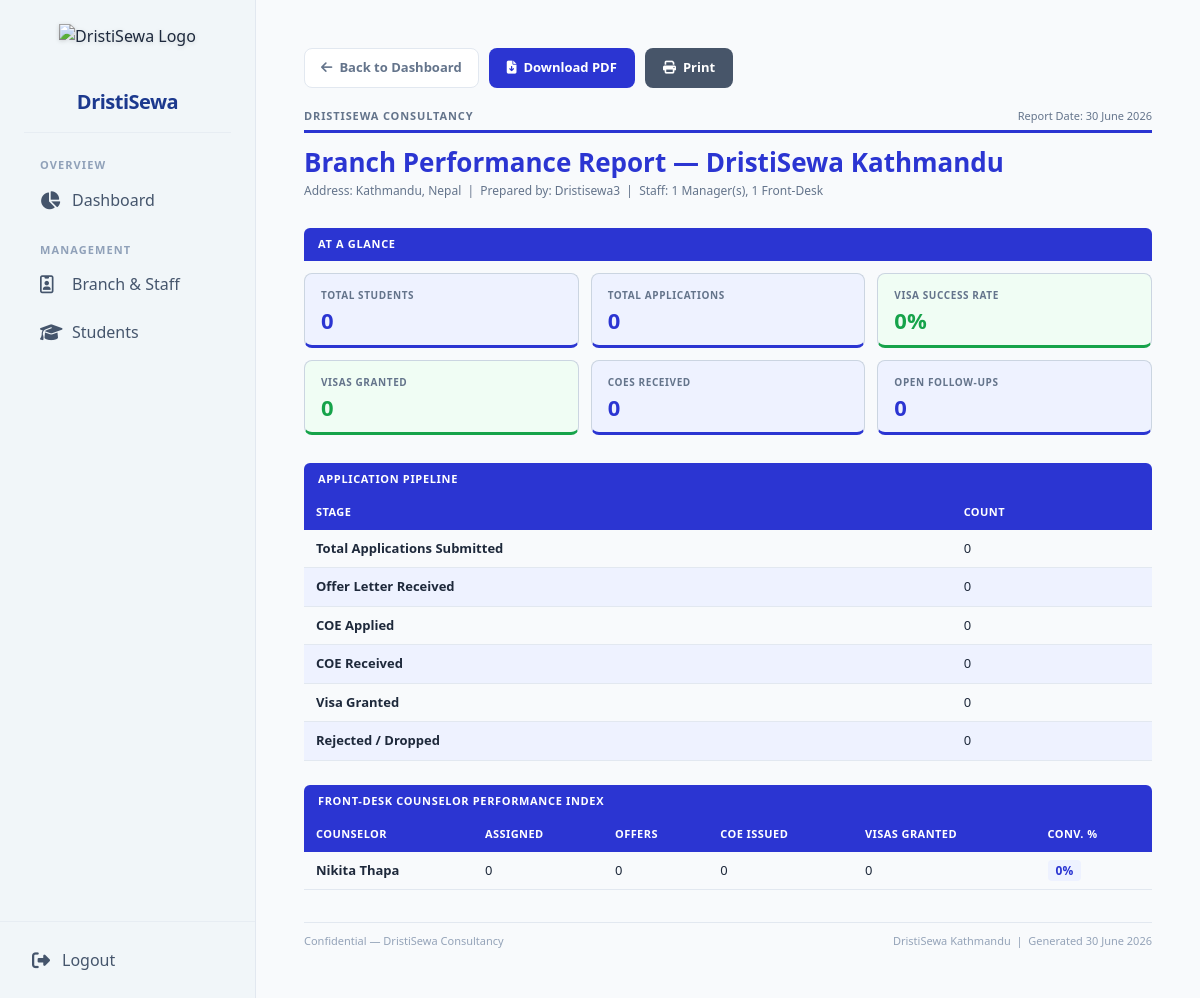
The app's page /admin-panel/reports/1/ (signed in) with its own data.
### branches/models.py (models this page shows, shortened)
class Branch(TimeStampedModel):
    name = models.CharField(max_length=150, unique=True)
    code = models.CharField(max_length=20, unique=True)
    address = models.CharField(max_length=255, blank=True)
    phone = models.CharField(max_length=20, blank=True)
    email = models.EmailField(blank=True)
    is_active = models.BooleanField(default=True)
    class Meta:
        ordering = ["name"]

### accounts/models.py (models this page shows, shortened)
class User(AbstractUser):
    class Role(models.TextChoices):
        ADMIN = "ADMIN", "Admin"
        MANAGER = "MANAGER", "Manager"
        FRONTDESK = "FRONTDESK", "Front Desk"
        STUDENT = "STUDENT", "Student"
    username = None
    email = models.EmailField("email address", unique=True)
    role = models.CharField(
        max_length=20, choices=Role.choices, default=Role.STUDENT)
    branch = models.ForeignKey(
        "branches.Branch",
        on_delete=models.SET_NULL,
        null=True,
        blank=True,
        related_name="staff",
    )
    phone = models.CharField(max_length=20, blank=True)
    experience_details = models.TextField(blank=True)
    profile_pic = models.ImageField(
        upload_to="profile_pics/", default="profile_pics/default.png", blank=True
    )
    last_seen = models.DateTimeField(null=True, blank=True)
    USERNAME_FIELD = "email"
    REQUIRED_FIELDS = []
    objects = UserManager()

### accounts/views.py (the view)
# urls.py: path("admin-panel/reports/<int:branch_id>/", views.admin_view_branch_report, name="admin_view_branch_report"),
@role_required("ADMIN")
def admin_view_branch_report(request, branch_id):
    from django.http import Http404
    from branches.models import Branch
    try:
        branch = Branch.objects.get(pk=branch_id)
    except Branch.DoesNotExist:
        raise Http404
    ctx = _build_branch_report_data(branch, request.user)
    return render(request, "admin/report_branch.html", ctx)

### accounts/permissions.py (called while the page is built)
def role_required(*allowed_roles):
    def decorator(view_func):
        @wraps(view_func)
        @login_required
        def _wrapped(request, *args, **kwargs):
            user = request.user
            if user.is_superuser or user.role in allowed_roles:
                return view_func(request, *args, **kwargs)
            raise PermissionDenied("You do not have permission to access this page.")
        return _wrapped
    return decorator

### templates/admin/report_branch.html (shortened to what this page needs)
{% extends 'admin/dristisewa_base.html' %}
{% load static %}
{% block extra_css %}
    <link rel="stylesheet" href="{% static 'css/pages/admin/report_branch.css' %}">
{% endblock %}
{% block content %}
<div class="rpt-wrap">
  <div class="rpt-actions">
    <a href="{% url 'accounts:admin_dashboard' %}#branch-staff-overview" class="btn-back"><i class="fa-solid fa-arrow-left"></i> Back to Dashboard</a>
    <a href="{% url 'accounts:admin_download_branch_report' branch.id %}" class="btn-dl"><i class="fa-solid fa-file-arrow-down"></i> Download PDF</a>
    <button onclick="window.print()" class="btn-dl" style="background:#475569;"><i class="fa-solid fa-print"></i> Print</button>
  </div>
  <div class="rpt-letterhead">
    <span class="rpt-org">DristiSewa Consultancy</span>
    <span class="rpt-date">Report Date: {{ today|date:"d F Y" }}</span>
  </div>
  <hr class="rpt-rule">
  <h1 class="rpt-title">Branch Performance Report — {{ branch.name }}</h1>
  <p class="rpt-meta">
    {% if branch.address %}Address: {{ branch.address }} &nbsp;|&nbsp; {% endif %}
    Prepared by: {{ prepared_by }} &nbsp;|&nbsp;
    Staff: {{ manager_count }} Manager(s), {{ frontdesk_count }} Front-Desk
  </p>
  <div class="rpt-section">At a Glance</div>
  <div class="rpt-snap-grid">
    <div class="rpt-card">
      <div class="rpt-card-label">Total Students</div>
      <div class="rpt-card-val">{{ total_students }}</div>
    </div>
    <div class="rpt-card">
      <div class="rpt-card-label">Total Applications</div>
      <div class="rpt-card-val">{{ total_apps }}</div>
    </div>
    <div class="rpt-card green">
      <div class="rpt-card-label">Visa Success Rate</div>
      <div class="rpt-card-val">{{ visa_success_rate }}%</div>
    </div>
    <div class="rpt-card green">
      <div class="rpt-card-label">Visas Granted</div>
      <div class="rpt-card-val">{{ visa_granted }}</div>
    </div>
    <div class="rpt-card">
      <div class="rpt-card-label">COEs Received</div>
      <div class="rpt-card-val">{{ coes_received }}</div>
    </div>
    <div class="rpt-card">
      <div class="rpt-card-label">Open Follow-ups</div>
      <div class="rpt-card-val">{{ pending_fups }}</div>
    </div>
  </div>
  <div class="rpt-section">Application Pipeline</div>
  <table class="rpt-table">
    <thead><tr><th>Stage</th><th>Count</th></tr></thead>
    <tbody>
      <tr><td>Total Applications Submitted</td><td>{{ total_apps }}</td></tr>
      <tr><td>Offer Letter Received</td><td>{{ offer_letter }}</td></tr>
      <tr><td>COE Applied</td><td>{{ coe_applied }}</td></tr>
      <tr><td>COE Received</td><td>{{ coes_received }}</td></tr>
      <tr><td>Visa Granted</td><td>{{ visa_granted }}</td></tr>
      <tr><td>Rejected / Dropped</td><td>{{ rejected }}</td></tr>
    </tbody>
  </table>
  <div class="rpt-section">Front-Desk Counselor Performance Index</div>
  {% if staff_performance %}
  <table class="rpt-table">
    <thead>
      <tr>
        <th>Counselor</th><th>Assigned</th><th>Offers</th>
        <th>COE Issued</th><th>Visas Granted</th><th>Conv. %</th>
      </tr>
    </thead>
    <tbody>
      {% for s in staff_performance %}
      <tr>
        <td>{{ s.name }}</td>
        <td>{{ s.assigned }}</td>
        <td>{{ s.offers }}</td>
        <td>{{ s.coe }}</td>
        <td>{{ s.visas }}</td>
        <td><span class="conv-badge">{{ s.conv }}%</span></td>
      </tr>
      {% endfor %}
    </tbody>
  </table>
  {% else %}
  <p style="padding:16px;color:#94a3b8;font-style:italic;font-size:13px;">No front-desk staff are currently assigned to this branch.</p>
  {% endif %}
  <div class="rpt-footer">
    <span>Confidential — DristiSewa Consultancy</span>
    <span>{{ branch.name }} &nbsp;|&nbsp; Generated {{ today|date:"d F Y" }}</span>
  </div>
</div>
{% endblock %}

### static/css/pages/admin/report_branch.css (style rules this page uses)
.rpt-wrap { max-width:900px; margin:0 auto; }
.rpt-letterhead { display:flex; justify-content:space-between; align-items:flex-end; margin-bottom:6px; }
.rpt-org { font-size:11px; font-weight:700; color:#64748b; letter-spacing:.08em; text-transform:uppercase; }
.rpt-date { font-size:11px; color:#64748b; }
.rpt-rule { border:none; border-top:3px solid #2b35d2; margin:6px 0 14px; }
.rpt-title { font-size:26px; font-weight:800; color:#2b35d2; margin-bottom:4px; line-height:1.2; }
.rpt-meta { font-size:12px; color:#64748b; margin-bottom:28px; }
.rpt-snap-grid { display:grid; grid-template-columns:repeat(3,1fr); gap:12px; margin:12px 0 28px; }
.rpt-card { background:#eef2ff; border:1px solid #cbd5e1; border-radius:8px; padding:14px 16px; border-bottom:3px solid #2b35d2; }
.rpt-card.green { background:#f0fdf4; border-bottom-color:#16a34a; }
.rpt-card-label { font-size:10px; font-weight:700; color:#64748b; text-transform:uppercase; letter-spacing:.06em; margin-bottom:6px; }
.rpt-card-val { font-size:22px; font-weight:800; color:#2b35d2; line-height:1; }
.rpt-card.green .rpt-card-val { color:#16a34a; }
.rpt-section { background:#2b35d2; color:#fff; font-size:11px; font-weight:700; letter-spacing:.06em; text-transform:uppercase; padding:8px 14px; border-radius:6px 6px 0 0; margin-top:24px; }
.rpt-table { width:100%; border-collapse:collapse; font-size:13px; }
.rpt-table th { background:#2b35d2; color:#fff; font-weight:700; font-size:11px; text-transform:uppercase; letter-spacing:.04em; padding:9px 12px; text-align:left; }
.rpt-table td { padding:9px 12px; color:#1e293b; border-bottom:1px solid #e2e8f0; }
.rpt-table tbody tr:nth-child(even) td { background:#eef2ff; }
.rpt-table td:first-child { font-weight:600; }
.rpt-footer { display:flex; justify-content:space-between; font-size:11px; color:#94a3b8; margin-top:32px; padding-top:10px; border-top:1px solid #e2e8f0; }
.rpt-actions { display:flex; gap:10px; margin-bottom:20px; }
.btn-back { display:inline-flex; align-items:center; gap:7px; background:#fff; border:1px solid #e2e8f0; color:#64748b; font-size:13px; font-weight:600; padding:9px 16px; border-radius:8px; text-decoration:none; transition:.15s; }
.btn-dl { display:inline-flex; align-items:center; gap:7px; background:#2b35d2; color:#fff; font-size:13px; font-weight:700; padding:9px 18px; border-radius:8px; text-decoration:none; transition:.15s; border:none; cursor:pointer; }
.conv-badge { background:#eef2ff; color:#2b35d2; font-weight:700; font-size:12px; padding:2px 8px; border-radius:4px; }

### records on screen
Branch: name "DristiSewa Kathmandu", address "Kathmandu, Nepal"
User: first_name "Dristisewa3"
User: name "Nikita Thapa", assigned "0", offers "0", coe "0", visas "0", conv "0"

### other values on screen
{{ today|date:"d F Y" }} "30 June 2026"
{{ manager_count }} "1"
{{ frontdesk_count }} "1"
{{ total_students }} "0"
{{ total_apps }} "0"
{{ visa_success_rate }} "0"
{{ visa_granted }} "0"
{{ coes_received }} "0"
{{ pending_fups }} "0"
{{ offer_letter }} "0"
{{ coe_applied }} "0"
{{ rejected }} "0"
